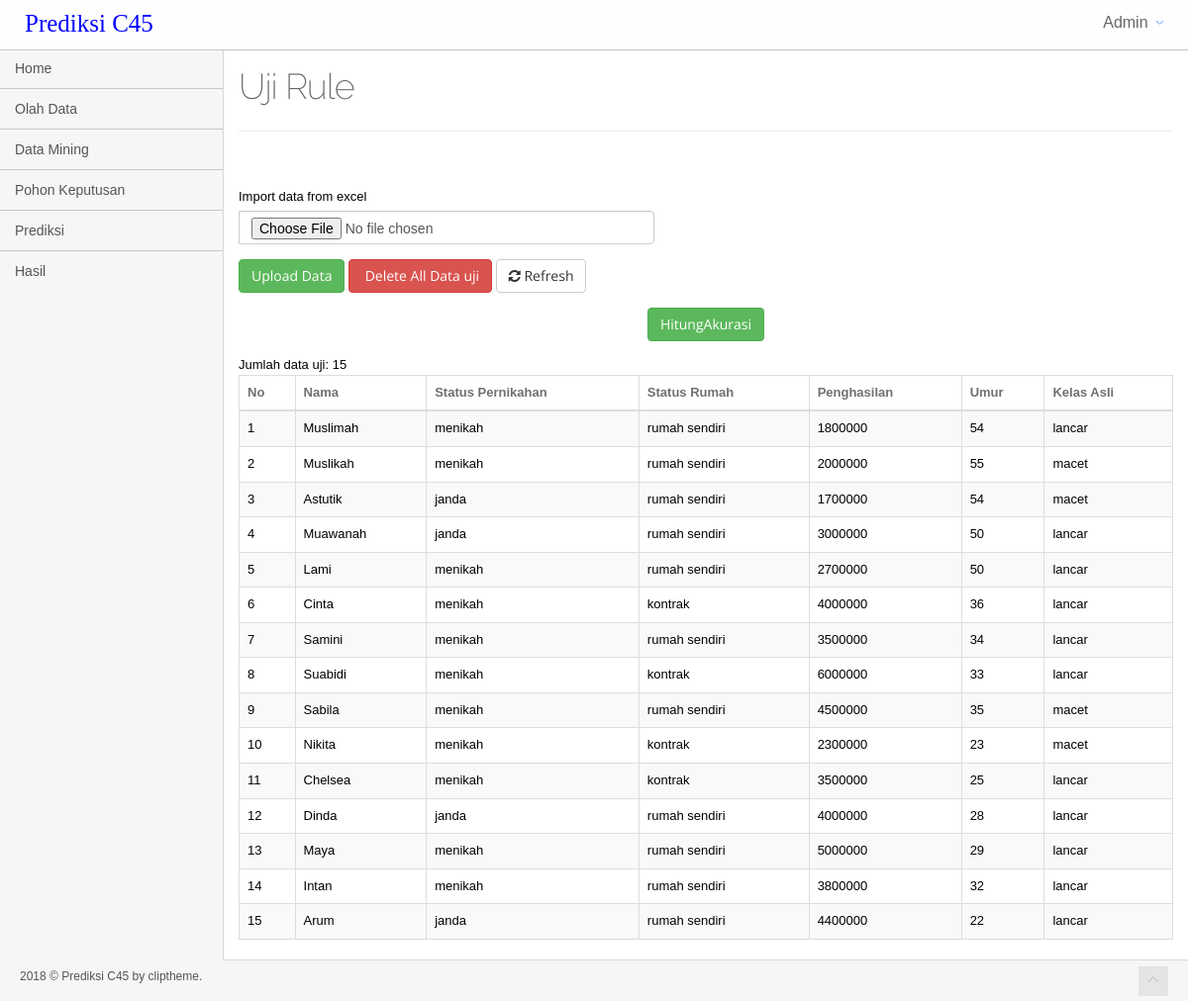
The app's page /index.php?menu=uji_rule (signed in) with its own data.
### tables this page shows
CREATE TABLE `data_uji` (
  `id` int(11) NOT NULL,
  `nama` varchar(200) DEFAULT NULL,
  `status_pernikahan` varchar(100) DEFAULT NULL,
  `status_rumah` varchar(100) DEFAULT NULL,
  `penghasilan` double DEFAULT NULL,
  `umur` int(11) DEFAULT NULL,
  `kelas_asli` varchar(100) DEFAULT NULL,
  `kelas_hasil` varchar(100) DEFAULT NULL,
  `id_rule` int(11) NOT NULL DEFAULT 0
);

### database.php (called while the page is built, shortened)
<?php
class database {
    private $servername;
    private $user_db;
    private $password_db;
    private $database;
    private $koneksi;
    function database() {
        return $this->connect_db();
    }
    function load_conf_db() {
        $path = dirname(__FILE__) . '/koneksi.php';
        if (file_exists($path)) {
            $conf = include $path;
            $this->servername = @$conf['host'];
            $this->database = @$conf['dbname'];
            $this->user_db = @$conf['username'];
            $this->password_db = @$conf['password'];
        }
    }
    public function connect_db() {
        $this->koneksi = mysqli_connect($this->servername, $this->user_db, $this->password_db, $this->database);
        return $this->koneksi;
    }
    function db_query($sql) {
        $conn = $this->koneksi;
        return mysqli_query($conn, $sql);
    }
    function db_fetch_array($result) {
        return mysqli_fetch_array($result);
    }
    function db_num_rows($result) {
        return mysqli_num_rows($result);
    }
}
?>

### koneksi.php (called while the page is built)
<?php
return array(
    'host' => "localhost",
    'username' => "root",
    'password' => "",
    'dbname' => "koperasi_c45",
);

### uji_rule.php (the view, shortened to what this page needs)
<?php
include_once "database.php";
$db_object = new database();
?>
<div class="content">
    <div class="main-content">
        <div class="container">
            <div class="row">
                <div class="col-sm-12">
                    <div class="page-header">
                        <h1>Uji Rule </h1>
                    </div>
                </div>
            </div>
                    <?php
            if (isset($_GET['act'])) {
                $action = $_GET['act'];
                if ($action == 'delete_all') {
                    $db_object->db_query("TRUNCATE data_uji");
                    ?>
                    <script> location.replace("?menu=uji_rule&pesan_success=Data uji berhasil dihapus");</script>
                    <?php
                }
            } else {
                if (isset($_POST['submit'])) {
                    include "hitung_akurasi.php";
                } else {
                    $query = $db_object->db_query("SELECT * FROM data_uji order by(id)");
                    $jumlah = $db_object->db_num_rows($query);
                    echo "<br><br>";
                    ?>
                    <form method="post" enctype="multipart/form-data" action="">
                        <div class="form-group">
                            <div class="input-group">
                                <label>Import data from excel</label>
                                <input name="file_data" type="file" class="form-control">
                            </div>
                        </div>
                        <div class="form-group">
                            <input name="upload" type="submit" value="Upload Data" class="btn btn-success">
                            <a href="?menu=uji_rule&act=delete_all" class="btn btn-danger"
                               onClick="return confirm('Anda yakin akan hapus semua data?')">
                                <i class="fa fa-trash"></i> Delete All Data uji
                            </a>
                            <a href="?menu=uji_rule" class="btn btn-default">
                                <i class="fa fa-refresh"></i> Refresh
                            </a>
                        </div>
                    </form>
                    <?php
                    if ($jumlah == 0) {
                        echo "<center><h3>Data uji masih kosong...</h3></center>";
                    } else {
                        ?>
                        <center>
                            <form method="POST" action=''>
                                <div class="form-group">
                                    <div class="input-group">
                                        <input type="submit" name="submit" value="HitungAkurasi" class="btn btn-success">
                                    </div>
                                </div>
                            </form>
                        </center>
                        Jumlah data uji: <?php echo $jumlah; ?>
                        <div class="table-responsive">
                            <table class="table table-striped table-bordered table-hover" id="sample-table-1">
                                <thead>
                                    <tr>
                                        <th>No</th>
                                        <th>Nama</th>
                                        <th>Status Pernikahan</th>
                                        <th>Status Rumah</th>
                                        <th>Penghasilan</th>
                                        <th>Umur</th>
                                        <th>Kelas Asli</th>
                                    </tr>
                                </thead>
                                <tbody>
                                    <?php
                                    $no = 1;
                                    while ($row = $db_object->db_fetch_array($query)) {
                                        echo "<tr>";
                                        echo "<td>" . $no . "</td>";
                                        echo "<td>" . $row['nama'] . "</td>";
                                        echo "<td>" . $row['status_pernikahan'] . "</td>";
                                        echo "<td>" . $row['status_rumah'] . "</td>";
                                        echo "<td>" . $row['penghasilan'] . "</td>";
                                        echo "<td>" . $row['umur'] . "</td>";
                                        echo "<td>" . $row['kelas_asli'] . "</td>";
                                        echo "</tr>";
                                        $no++;
                                    }
                                    ?>
                                </tbody>
                            </table>
                        </div>
                        <?php
                    }
                }
            }
            ?>
        </div>
    </div>
</div>

### assets/css/main-responsive.css (style rules this page uses)
@media (min-width: 768px) { .main-content { margin-left: 225px; } }
@media (min-width: 768px) { .main-content > .container { min-height: 760px; } }

### assets/css/theme_light.css (style rules this page uses)
body, .main-container, .footer, .main-navigation, ul.main-navigation-menu > li > ul.sub-menu, .navigation-small ul.main-navigation-menu > li > ul.sub-menu { background-color: #F6F6F6 !important; }
.main-content .container { border-left: 1px solid #D9D9D9; border-bottom: 1px solid #D9D9D9; }

### assets/css/print.css (style rules this page uses)
.page-header { display: none; }
.main-content .container { min-height: auto !important; border: none !important; }

### records on screen
data_uji: nama "Muslimah", status_pernikahan "menikah", status_rumah "rumah sendiri", penghasilan "1800000", umur "54", kelas_asli "lancar"
data_uji: nama "Muslikah", status_pernikahan "menikah", status_rumah "rumah sendiri", penghasilan "2000000", umur "55", kelas_asli "macet"
data_uji: nama "Astutik", status_pernikahan "janda", status_rumah "rumah sendiri", penghasilan "1700000", umur "54", kelas_asli "macet"
data_uji: nama "Muawanah", status_pernikahan "janda", status_rumah "rumah sendiri", penghasilan "3000000", umur "50", kelas_asli "lancar"
data_uji: nama "Lami", status_pernikahan "menikah", status_rumah "rumah sendiri", penghasilan "2700000", umur "50", kelas_asli "lancar"
data_uji: nama "Cinta", status_pernikahan "menikah", status_rumah "kontrak", penghasilan "4000000", umur "36", kelas_asli "lancar"
data_uji: nama "Samini", status_pernikahan "menikah", status_rumah "rumah sendiri", penghasilan "3500000", umur "34", kelas_asli "lancar"
data_uji: nama "Suabidi", status_pernikahan "menikah", status_rumah "kontrak", penghasilan "6000000", umur "33", kelas_asli "lancar"
data_uji: nama "Sabila", status_pernikahan "menikah", status_rumah "rumah sendiri", penghasilan "4500000", umur "35", kelas_asli "macet"
data_uji: nama "Nikita", status_pernikahan "menikah", status_rumah "kontrak", penghasilan "2300000", umur "23", kelas_asli "macet"
data_uji: nama "Chelsea", status_pernikahan "menikah", status_rumah "kontrak", penghasilan "3500000", umur "25", kelas_asli "lancar"
data_uji: nama "Dinda", status_pernikahan "janda", status_rumah "rumah sendiri", penghasilan "4000000", umur "28", kelas_asli "lancar"
data_uji: nama "Maya", status_pernikahan "menikah", status_rumah "rumah sendiri", penghasilan "5000000", umur "29", kelas_asli "lancar"
data_uji: nama "Intan", status_pernikahan "menikah", status_rumah "rumah sendiri", penghasilan "3800000", umur "32", kelas_asli "lancar"
data_uji: nama "Arum", status_pernikahan "janda", status_rumah "rumah sendiri", penghasilan "4400000", umur "22", kelas_asli "lancar"

### other values on screen
$_SESSION['koperasi_c45_nama'] "Admin"
$jumlah "15"
